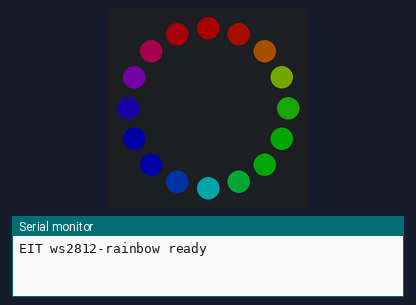
This sketch was run on a simulated Arduino Uno, built with avr-gcc and run on an emulated ATmega328P. On the bench: 16 RGB LEDs in a ring, first at the top, clockwise, the last lines printed to the serial monitor. Dim RGB values are drawn brighter than linear.

Above: at 0.17 s.
At 2.87 s:
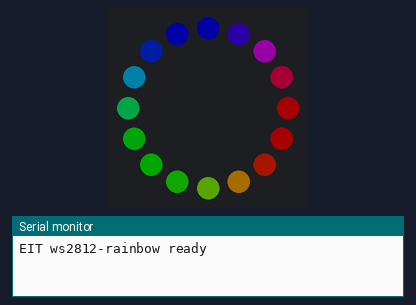
At 5.58 s:
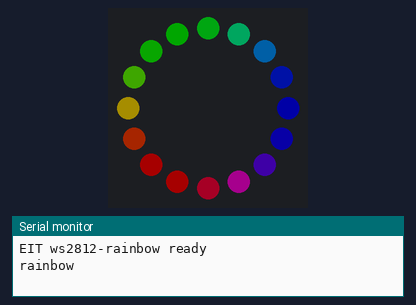
At 10.09 s:
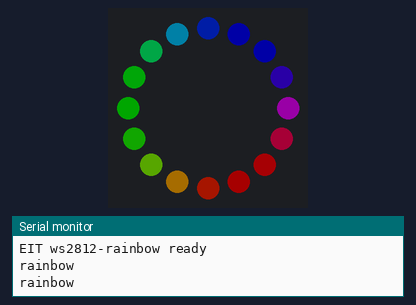
At 15.2 s:
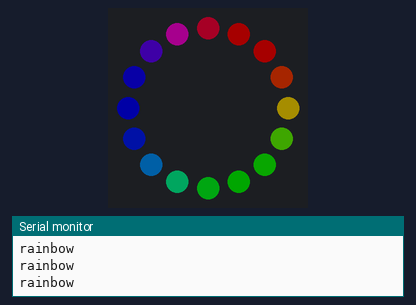
At 20.31 s:
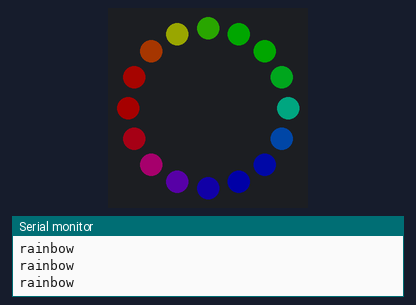

Measured:
- by itself, everything shown: repeats every 19.2 s, in 64 steps

The sketch:

sketch.ino
```cpp
// EI TOKEN 案例 · 彩虹灯环
// WS2812 灯环流动出彩虹光
// 适用：Arduino Uno / Arduino Nano / ESP32 DevKit / ESP32-S3 DevKitC

#if defined(CONFIG_IDF_TARGET_ESP32S3)
const int LED_DIN = 15;
#elif defined(ESP32)
const int LED_DIN = 19;
#else
const int LED_DIN = 6;
#endif

#include <Adafruit_NeoPixel.h>

const int NUM = 16;
Adafruit_NeoPixel ring(NUM, LED_DIN, NEO_GRB + NEO_KHZ800);

void setup() {
  Serial.begin(115200);
  ring.begin();
  ring.setBrightness(40);   // 先调暗，保护眼睛也省电
  Serial.println("EIT ws2812-rainbow ready");
}

void loop() {
  for (long hue = 0; hue < 65536; hue += 512) {
    for (int i = 0; i < NUM; i++) ring.setPixelColor(i, ring.gamma32(ring.ColorHSV(hue + i * 65536L / NUM)));
    ring.show();
    delay(10);
  }
  Serial.println("rainbow");
}
```
